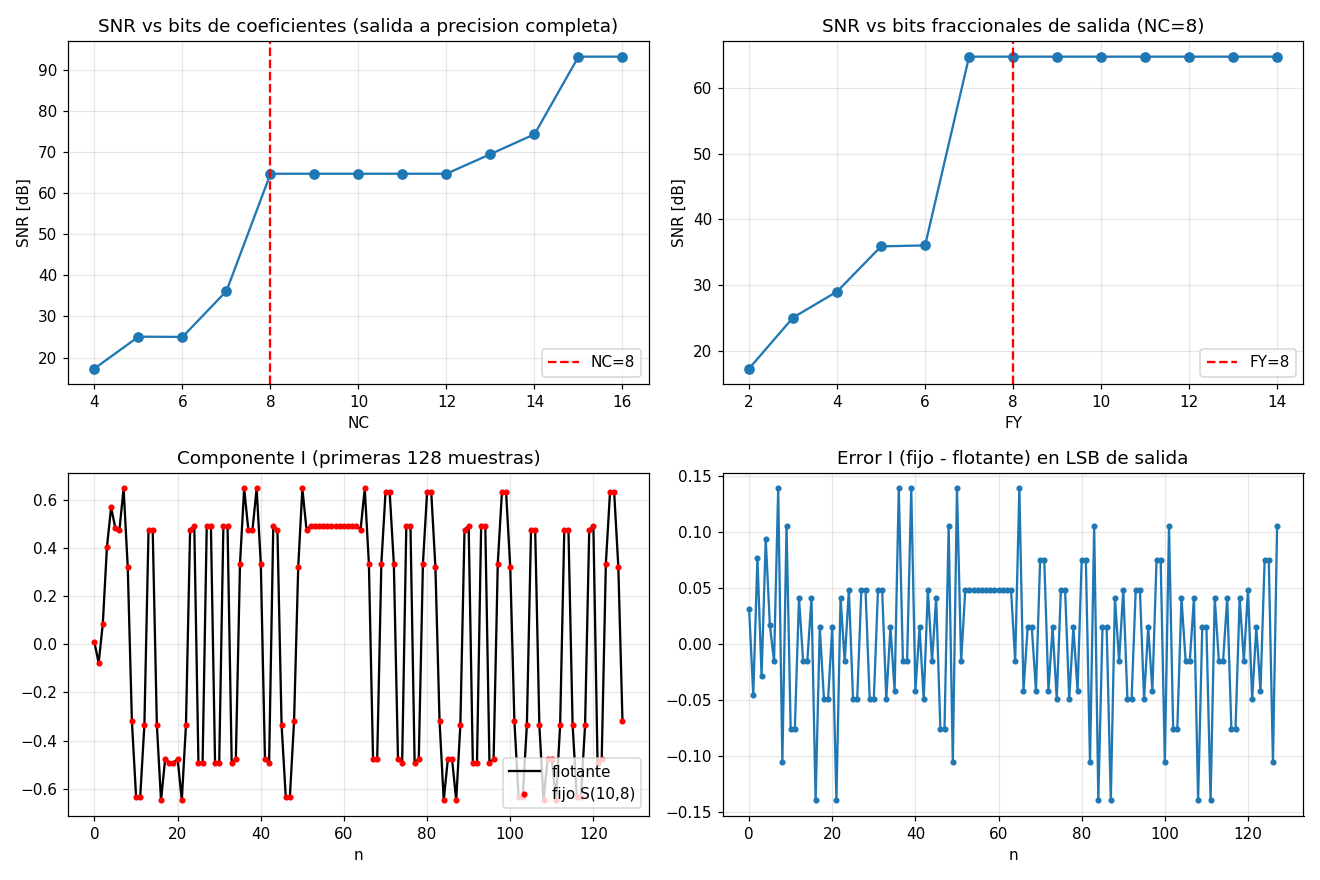

Python code for this plot:
"""
Golden model en PUNTO FIJO - Filtro RRC en el dominio del tiempo
FIR directo de 8 taps, bit-true: el RTL tiene que dar exactamente estos enteros.

h es real, asi que el filtro complejo son 2 FIR reales iguales (I y Q).
Formato S(N,F): N bits con signo (complemento a 2), F bits fraccionarios.

Usa los mismos taps, datasets, formatos de entrada/salida y .hex que el filtro en
frecuencia (frec_pf): los dos RTL se prueban con los mismos x_in.hex.
"""
import filecmp
import os
import sys

import numpy as np

AQUI = os.path.dirname(os.path.abspath(__file__))
sys.dont_write_bytecode = True     # no dejar __pycache__ en las carpetas de los demas
sys.path[:0] = [os.path.join(AQUI, "..", "frec_float"), os.path.join(AQUI, "..", "frec_pf", "python_math")]
from frec_float import P, TS, root_raised_cosine   # taps con max|H[k]| = 1 (iguales a frec_pf)
from signals import datasets, upsample             # datasets de frec_pf (incluye worst_case)

N_SYM = 2048       # simbolos para las metricas (igual que frec_pf)
N_SYM_VEC = 256    # simbolos para los vectores del testbench (igual que frec_pf)
FREC_VEC = os.path.join(AQUI, "..", "frec_pf", "vectors")

# ----------------------------------------------------------------------------
# Formatos de punto fijo
# ----------------------------------------------------------------------------
NX, FX = 8, 6      # entrada: igual que frec_pf (QPSK +-1 entra exacta)
NC, FC = 8, 7      # coeficientes: |h| < 0.5
NY, FY = 10, 8     # salida: igual que frec_pf; |y| <= 0.65 por componente
NACC = NX + NC + int(np.ceil(np.log2(P)))   # acumulador sin overflow (producto + log2(P))


# ----------------------------------------------------------------------------
# Cuantizacion
# ----------------------------------------------------------------------------
def saturar(v, n):
    """Satura enteros al rango de n bits con signo."""
    return np.clip(v, -(1 << (n - 1)), (1 << (n - 1)) - 1)


def cuantizar(v, n, f):
    """Real -> entero S(n,f). Redondeo half-up y saturacion."""
    return saturar(np.floor(np.asarray(v) * 2**f + 0.5).astype(np.int64), n)


def recortar(acc, facc, n, f):
    """Acumulador (fraccion facc) -> salida S(n,f).
    Igual que el RTL: suma medio LSB, desplaza (acc + 2^(s-1)) >>> s y satura.
    """
    s = facc - f
    if s > 0:
        acc = (acc + (1 << (s - 1))) >> s    # >> de numpy es aritmetico
    else:
        acc = acc << -s
    return saturar(acc, n)


# ----------------------------------------------------------------------------
# Filtro FIR en punto fijo
# ----------------------------------------------------------------------------
def filtro_fxp(x, h, nc=NC, fc=FC, ny=NY, fy=FY):
    """Filtra x (complejo) en punto fijo. Salida causal de len(x) muestras, como frec_pf.
    Producto y suma a precision completa: el orden de la suma no cambia el resultado,
    asi que vale para un RTL serie o paralelo. Un solo redondeo, a la salida.
    Devuelve (xi, xq, yi, yq, hq) en enteros.
    """
    hq = cuantizar(h, nc, fc)
    xi = cuantizar(np.real(x), NX, FX)
    xq = cuantizar(np.imag(x), NX, FX)
    n = len(x)
    yi = recortar(np.convolve(xi, hq)[:n], FX + fc, ny, fy)   # convolve de enteros: exacto
    yq = recortar(np.convolve(xq, hq)[:n], FX + fc, ny, fy)
    return xi, xq, yi, yq, hq


def a_float(yi, yq, f):
    return (yi + 1j * yq) / 2**f


def snr_db(y_ref, y):
    e = np.sum(np.abs(y_ref - y) ** 2)
    return np.inf if e == 0 else 10 * np.log10(np.sum(np.abs(y_ref) ** 2) / e)


# ----------------------------------------------------------------------------
# Verificacion contra el modelo en punto flotante
# ----------------------------------------------------------------------------
def verify(h):
    *_, hq = filtro_fxp(np.zeros(1), h)
    print(f"Formatos: x S({NX},{FX}), h S({NC},{FC}), acumulador S({NACC},{FX + FC}), y S({NY},{FY})")
    print(f"hq = {hq}  ->  h cuantizado = {np.round(hq / 2**FC, 6)}")

    # Cota del error: coeficientes (medio LSB por tap activo, |x| <= 1) + redondeo de salida
    activos = P // TS                        # taps con entrada distinta de cero en cada salida
    cota = activos * 2.0 ** -(FC + 1) + 2.0 ** -(FY + 1)

    print(f"{'dataset':12s} {'SNR [dB]':>9s} {'err max [LSB y]':>16s} {'max|y|':>8s}")
    for name, sym in datasets(N_SYM, h, TS).items():
        x = upsample(sym, TS)
        y_f = np.convolve(x, h)[:len(x)]                 # referencia en flotante
        _, _, yi, yq, _ = filtro_fxp(x, h)
        y = a_float(yi, yq, FY)
        err = np.max(np.abs(np.r_[y.real - y_f.real, y.imag - y_f.imag]))
        print(f"{name:12s} {snr_db(y_f, y):9.1f} {err * 2**FY:16.2f} "
              f"{np.max(np.abs(np.r_[y.real, y.imag])):8.4f}")
        assert err <= cota, f"{name}: error {err:.3e} mayor a la cota {cota:.3e}"

        if name == "impulse":   # un simbolo 1+j en el indice 4: la salida es hq desde n = 4*TS
            n0 = 4 * TS
            assert np.array_equal(yi[n0:n0 + P], recortar(hq << FX, FX + FC, NY, FY)), "impulso"
        if name == "worst_case":
            assert np.max(np.abs(yi)) < (1 << (NY - 1)) - 1, "la salida satura en el peor caso"
    print(f"OK: error <= cota ({cota * 2**FY:.2f} LSB), impulso bit-exacto, peor caso sin saturar")


# ----------------------------------------------------------------------------
# Barrido de bits (comparacion flotante vs fijo)
# ----------------------------------------------------------------------------
def barrido(h):
    x = upsample(datasets(N_SYM, h, TS)["random_a"], TS)
    y_f = np.convolve(x, h)[:len(x)]

    # Coeficientes: salida a precision completa, para aislar el efecto de cuantizar h
    nc_list = np.arange(4, 17)
    snr_c = []
    for nc in nc_list:
        fc = nc - 1
        _, _, yi, yq, _ = filtro_fxp(x, h, nc, fc, ny=64, fy=FX + fc)
        snr_c.append(snr_db(y_f, a_float(yi, yq, FX + fc)))

    # Salida: coeficientes en el formato elegido, se barren los bits fraccionales (NY = FY+2)
    fy_list = np.arange(2, 15)
    snr_y = []
    for fy in fy_list:
        _, _, yi, yq, _ = filtro_fxp(x, h, ny=fy + 2, fy=fy)
        snr_y.append(snr_db(y_f, a_float(yi, yq, fy)))

    print(f"{'NC':>4s} {'SNR [dB]':>9s}   {'FY':>4s} {'SNR [dB]':>9s}")
    for nc, a, fy, b in zip(nc_list, snr_c, fy_list, snr_y):
        print(f"{nc:4d} {a:9.1f}   {fy:4d} {b:9.1f}")
    return nc_list, snr_c, fy_list, snr_y


# ----------------------------------------------------------------------------
# Exportacion de vectores para testbench RTL (mismo formato que frec_pf)
# ----------------------------------------------------------------------------
def palabra_hex(v, nb):
    """Entero con signo -> hex de nb bits (complemento a 2)."""
    return f"{int(v) & ((1 << nb) - 1):0{(nb + 3) // 4}x}"


def escribir_hex(path, re, im, nb):
    """Una palabra {im, re} de 2*nb bits por linea, igual que frec_pf."""
    with open(path, "w") as f:
        for r, i in zip(re, im):
            f.write(f"{(int(i) & ((1 << nb) - 1)) << nb | (int(r) & ((1 << nb) - 1)):0{(2 * nb + 3) // 4}x}\n")


def export_vectors(h, outdir=os.path.join(AQUI, "vectors")):
    rom = os.path.join(outdir, "rom")
    os.makedirs(rom, exist_ok=True)
    *_, hq = filtro_fxp(np.zeros(1), h)
    with open(os.path.join(rom, "h.hex"), "w") as f:
        f.write("".join(palabra_hex(v, NC) + "\n" for v in hq))
    with open(os.path.join(rom, "tiempo_params.svh"), "w") as f:
        f.write("// Generado por tiempo_pf.py - NO EDITAR A MANO\n")
        f.write("// Formato S(NB,NBF): NB bits totales con signo, NBF fraccionales\n")
        f.write(f"localparam int N_TAPS = {P};\n")
        f.write(f"localparam int NB_X = {NX}, NBF_X = {FX};\n")
        f.write(f"localparam int NB_H = {NC}, NBF_H = {FC};\n")
        f.write(f"localparam int NB_ACC = {NACC}, NBF_ACC = {FX + FC};\n")
        f.write(f"localparam int NB_Y = {NY}, NBF_Y = {FY};\n")
        f.write("// redondeo = half-up solo a la salida, overflow = sat\n")
        f.write("// h.hex: h[n] n=0..N_TAPS-1 ; x_in/y_out: palabras {im, re}\n")

    for name, sym in datasets(N_SYM, h, TS).items():
        d = os.path.join(outdir, name)
        os.makedirs(d, exist_ok=True)
        xi, xq, yi, yq, _ = filtro_fxp(upsample(sym[:N_SYM_VEC], TS), h)
        escribir_hex(os.path.join(d, "x_in.hex"), xi, xq, NX)
        escribir_hex(os.path.join(d, "y_out.hex"), yi, yq, NY)
    print(f"Vectores exportados en {outdir}")


def comparar_con_frec(outdir=os.path.join(AQUI, "vectors")):
    """Mismo x_in.hex que frec_pf, y diferencia entre las salidas de tiempo y frecuencia."""
    if not os.path.isdir(FREC_VEC):
        print("No estan los vectores de frec_pf: se omite la comparacion")
        return
    print(f"{'dataset':12s} {'x_in igual':>10s} {'|y_tiempo - y_frec| max [LSB]':>30s}")
    for name in sorted(os.listdir(outdir)):
        if name == "rom" or not os.path.isdir(os.path.join(FREC_VEC, name)):
            continue
        a, b = os.path.join(outdir, name), os.path.join(FREC_VEC, name)
        igual = filecmp.cmp(os.path.join(a, "x_in.hex"), os.path.join(b, "x_in.hex"), shallow=False)
        yt, yf = (np.loadtxt(os.path.join(p, "y_out.hex"), dtype=str) for p in (a, b))
        yt, yf = ([int(w, 16) for w in v] for v in (yt, yf))
        mask = (1 << NY) - 1
        sx = lambda v: v - (1 << NY) if v >> (NY - 1) else v     # extension de signo
        dif = max(max(abs(sx(p & mask) - sx(q & mask)), abs(sx(p >> NY) - sx(q >> NY)))
                  for p, q in zip(yt, yf))
        print(f"{name:12s} {str(igual):>10s} {dif:30d}")


# ----------------------------------------------------------------------------
# Ploteo
# ----------------------------------------------------------------------------
def plots(h, sweep):
    import matplotlib.pyplot as plt

    nc_list, snr_c, fy_list, snr_y = sweep
    x = upsample(datasets(N_SYM, h, TS)["random_a"], TS)[:128]
    y_f = np.convolve(x, h)[:len(x)]
    _, _, yi, yq, _ = filtro_fxp(x, h)
    y = a_float(yi, yq, FY)

    fig, ax = plt.subplots(2, 2, figsize=(12, 8), num="Golden tiempo punto fijo")
    ax[0, 0].plot(nc_list, snr_c, "o-")
    ax[0, 0].axvline(NC, color="r", ls="--", label=f"NC={NC}")
    ax[0, 0].set_title("SNR vs bits de coeficientes (salida a precision completa)")
    ax[0, 0].set_xlabel("NC")

    ax[0, 1].plot(fy_list, snr_y, "o-")
    ax[0, 1].axvline(FY, color="r", ls="--", label=f"FY={FY}")
    ax[0, 1].set_title(f"SNR vs bits fraccionales de salida (NC={NC})")
    ax[0, 1].set_xlabel("FY")

    ax[1, 0].plot(y_f.real, "k-", label="flotante")
    ax[1, 0].plot(y.real, "r.", label=f"fijo S({NY},{FY})")
    ax[1, 0].set_title("Componente I (primeras 128 muestras)")
    ax[1, 0].set_xlabel("n")

    ax[1, 1].plot((y.real - y_f.real) * 2**FY, ".-")
    ax[1, 1].set_title("Error I (fijo - flotante) en LSB de salida")
    ax[1, 1].set_xlabel("n")

    for a in ax.flat:
        a.grid(alpha=.3)
    for a in (ax[0, 0], ax[0, 1]):
        a.set_ylabel("SNR [dB]")
    for a in ax.flat[:3]:
        a.legend(loc="lower right")
    fig.tight_layout()
    fig.savefig(os.path.join(AQUI, "tiempo_pf.png"), dpi=110)
    plt.show()


if __name__ == "__main__":
    h = root_raised_cosine()
    verify(h)
    sweep = barrido(h)
    export_vectors(h)
    comparar_con_frec()
    try:
        plots(h, sweep)
    except ModuleNotFoundError:
        print("matplotlib no esta instalado: se omiten los graficos (pip install matplotlib)")
